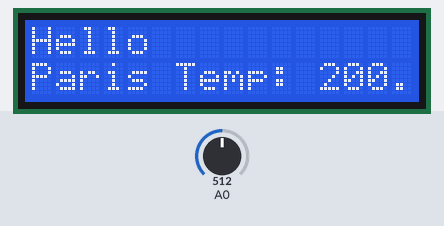
A sketch run on a simulated Arduino Uno, built with avr-gcc and run on an emulated ATmega328P. On the bench: 16×2 character LCD. Inputs (shaded band) come from the test bench; at power-on: A0 = 512. What the sketch prints to the serial monitor is not drawn.

Above: at 1.2 s.
1.3 s: A0 set to 716
At 3.0 s:
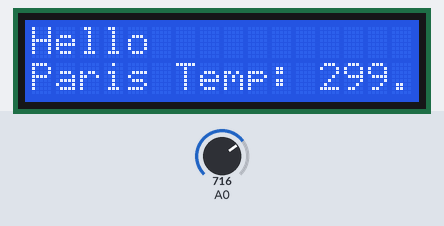
3.5 s: A0 set to 900
At 4.8 s:
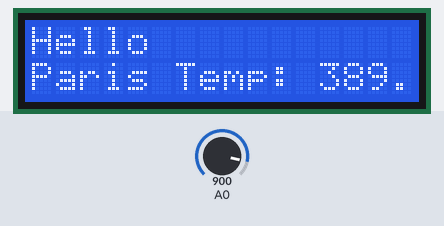
5.5 s: A0 set to 1023
At 6.8 s:
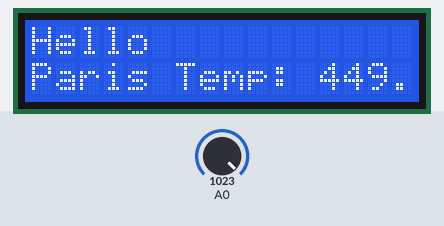
Timing chart, 0 to 8.5 s (numbered marks = the images above; inputs shaded):
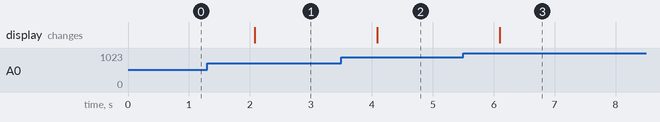

Measured:
- after the input at 1.3 s, the display: changes after 0.78 s (image 1)
- after the input at 3.5 s, the display: changes after 0.59 s (image 2)
- after the input at 5.5 s, the display: changes after 0.60 s (image 3)

The sketch:

code.ino
```cpp
#include <LiquidCrystal.h>

LiquidCrystal lcd(12, 11, 5, 4, 3, 2);

int sensorVal=0;

void setup() {
  Serial.begin(9600);
  lcd.begin(16, 2);
}

void loop() {
  int sensorVal = analogRead(A0);

  Serial.print("sensor Value: ");
  Serial.print(sensorVal);

  float voltage = (sensorVal / 1024.0) * 5.0;

  Serial.print(", Volts: ");
  Serial.print(voltage);

  float temperature = (voltage - .5) * 100;

  Serial.print(", degrees C: ");
  Serial.println(temperature);

  lcd.setCursor(0, 0);
  lcd.print("Hello");

  lcd.setCursor(0, 1);
  lcd.print("Paris Temp: ");
  lcd.print(temperature);

  delay(1000);
}
```

code.c
```cpp
#include <stdio.h>

int sum(int x, int y) {
    int z = 0;
    z = x + y;
    return z;
}
void checkEvenOrOdd(int x) {
    if (x % 2 == 0)
        printf("%d is Even\n", x);
    else
        printf("%d is odd\n", x);
}
int square(int x) {
    return x * x;
}
int maximum(int x, int y) {
    int max = 0;

    if (x < y)
        max = y;
    else
        max = x;

    return max;
}

int main() {
    int x = 0, y = 0;
    printf("Give two integers numbers\n");
    scanf("%d%d", &x, &y);
    int z = 0, result;
    z = x + 2;
    result = z;
    int tmp = square(z);
    int su = sum(x, y);
    int max = maximum(x, y);
    result += 2;
    checkEvenOrOdd(result);
    printf("The sum of %d and %d is : %d\n", x, y, su);
    printf("The square of %d is : %d\n", z, tmp);
    printf("The maximum of %d and %d is : %d\n", x, y, max);

    return 0;
}
```
